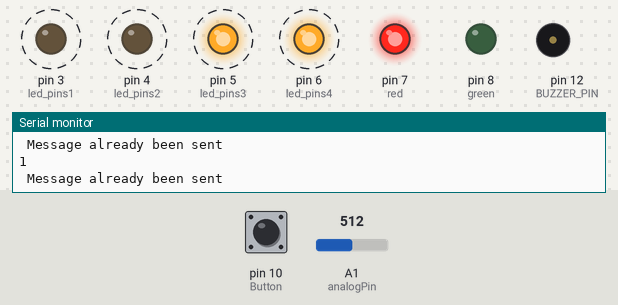
Recording of a sketch running on a simulated Arduino Uno, built with avr-gcc and run on an emulated ATmega328P. Parts: output pins drawn as LEDs (lit = HIGH), buzzer (waves = sounding), the last lines printed to the serial monitor. Dashed ring = blinking. The inputs (shaded band) are chosen by the test bench; at power-on: pin 10 (Button) HIGH, A1 (analogPin) = 512.

Above: at 4.4 s.
4.5 s: pin 10 (Button) pulled LOW for 1.55 s
At 5.52 s:
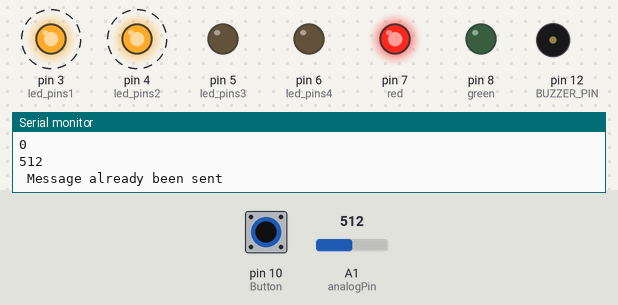
At 6.87 s:
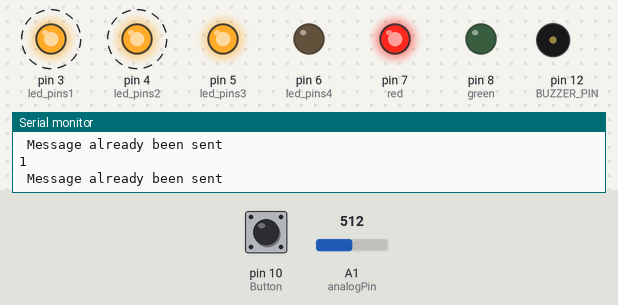
9.3 s: pin 10 (Button) pulled LOW for 3.2 s
At 10.67 s:
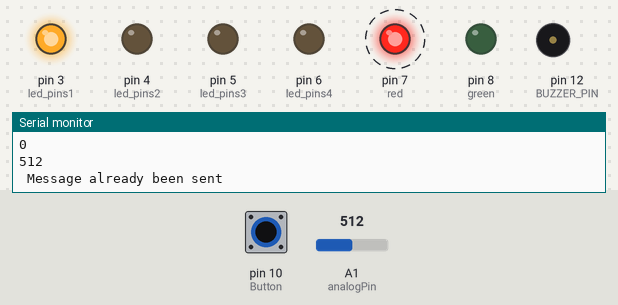
Timing chart, 0 to 20.0 s (numbered marks = the images above; inputs shaded):
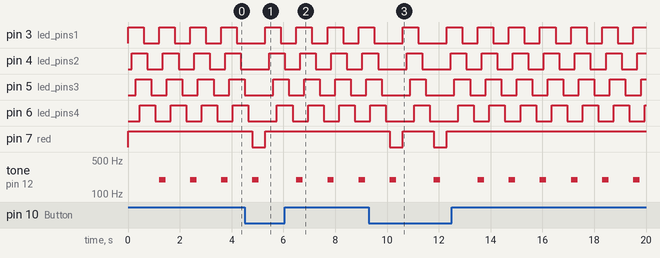

The sketch:

Laser_Security_System.ino
```cpp
/*

      Laser Security System

Name: Bhavya Patel

      This code is required to run the Laser Security System:

*/
// Variable Declaration

int led_pins1 = 3;  // Emergency lights
int led_pins2 = 4;
int led_pins3 = 5;
int led_pins4 = 6;

int digits;        // Readings from LDR photo resistor

int minSecsBetweenEmails = 60;   // Sending email after some time interval
long lastSend = -minSecsBetweenEmails * 1000l;

// Variable Declaration using constant

const int BUZZER_PIN = 12;  // Buzzer

const int Button = 10;      // Button

const int analogPin = A1;   // Analogpin

const int red = 7;          // ON-OFF leds
const int green = 8;

// usnig threshold value according to the serial monitor readings

const int threshold = 600;


void setup()
{

  pinMode(red, OUTPUT);        // setting the ON-OFF lights as the Output
  pinMode(green, OUTPUT);

  pinMode(analogPin, INPUT);   // setting the analogpin as the input

  Serial.begin(9600);          // just to see the readings on the serial monitors

 pinMode(led_pins1, OUTPUT);   // setting Emergency lights as the Output
 pinMode(led_pins2, OUTPUT);
 pinMode(led_pins3, OUTPUT);
 pinMode(led_pins4, OUTPUT);


 pinMode(Button, INPUT);       // setting Button as th input

}

void loop()
{
  digits = analogRead(analogPin);      // to read the values from A1

  Serial.println(digits);              // just to print the values as a reading on the serial monitor

  int buttonVal = 0;                   // initializing the button value

  digitalWrite(green, HIGH);           // turn the green light ON


  while(digits <= threshold)    // if the readings are less than the threshold START the laser security system
  {

   long now = millis();         // it will send the message to the phone

    if (now > (lastSend + minSecsBetweenEmails * 1000l))
    {
      Serial.println("MOVEMENT");
      lastSend = now;
    }
    else
    {
      Serial.println(" Message already been sent ");
    }


  digitalWrite( green, LOW);    // turn the green light OFF

  digitalWrite( red, HIGH);     // turn the red light ON


 // Turning the Emergency lights ON with the Pattern

  digitalWrite ( led_pins1 , HIGH );
  delay(150);
  digitalWrite ( led_pins2 , HIGH );
  delay(150);
  digitalWrite ( led_pins3 , HIGH );
  delay(150);
  digitalWrite ( led_pins4 , HIGH );
  delay(150);

  digitalWrite ( led_pins1 , LOW );
  delay(150);
  digitalWrite ( led_pins2 , LOW );
  delay(150);
  digitalWrite ( led_pins3 , LOW );
  delay(150);
  digitalWrite ( led_pins4 , LOW );
  delay(150);

// The buzzer will start ringing

  tone(BUZZER_PIN, 196 , 250 );


  buttonVal = digitalRead(Button); // The state of button is read
  Serial.println(buttonVal);

// If the button state is low then it will turn the red light off and will end the Laser security system working

  if (buttonVal == LOW)
  {
     digitalWrite(red, LOW);
   break;
  }

  }

  delay(500);    // just for blocking half second from going to next line
}
```

Measured:
- after the input at 4.5 s, pin 7 (red): HIGH → LOW after 0.30 s, → HIGH 0.50 s later
- after the input at 9.3 s, pin 7 (red): alternates HIGH for 1.2 s and LOW for 0.50 s, 4 changes in all, then stays HIGH, starting after 0.80 s
